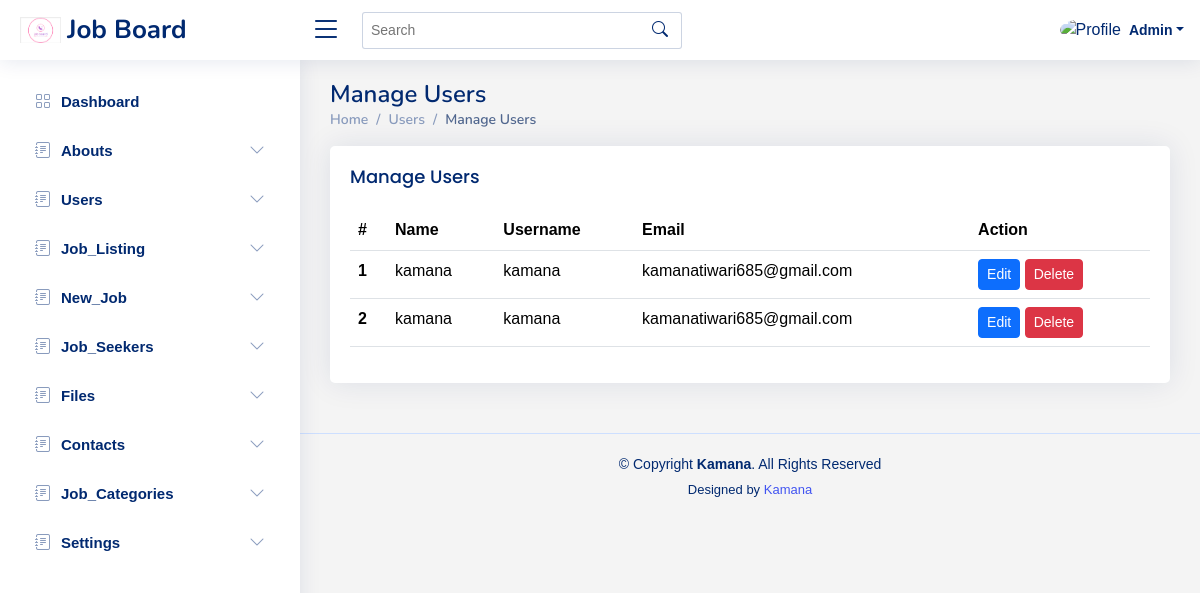
Screenshot of /admin/users/index.php (signed in) with the database file from the repository.
### tables this page shows
CREATE TABLE `users` (
  `id` int(11) NOT NULL,
  `name` varchar(50) NOT NULL,
  `email` varchar(50) NOT NULL,
  `username` varchar(50) NOT NULL,
  `password` text NOT NULL,
  `user_role` varchar(50) NOT NULL,
  `status` int(11) NOT NULL DEFAULT 1,
  `created_at` timestamp NOT NULL DEFAULT current_timestamp(),
  `updated_at` timestamp NOT NULL DEFAULT current_timestamp()
);

### admin/users/index.php (the view, shortened to what this page needs)
<?php require('../includes/header.php'); ?>
<?php require('../includes/navbar.php'); ?>
<?php require('../includes/sidebar.php'); ?>
<main id="main" class="main">
  <div class="pagetitle">
    <h1>Manage Users</h1>
    <nav>
      <ol class="breadcrumb">
        <li class="breadcrumb-item"><a href="index.html">Home</a></li>
        <li class="breadcrumb-item">Users</li>
        <li class="breadcrumb-item active">Manage Users</li>
      </ol>
    </nav>
  </div>
  <section class="section">
    <div class="row">
      <div class="col-lg-12">
        <div class="card">
          <div class="card-body">
            <h5 class="card-title">Manage Users</h5>
            <table class="table">
              <thead>
                <tr>
                  <th scope="col">#</th>
                  <th scope="col">Name</th>
                  <th scope="col">Username</th>
                  <th scope="col">Email</th>
                  <th scope="col">Action</th>
                </tr>
              </thead>
              <tbody>
                <?php
                $select = "SELECT * FROM users";
                $result = mysqli_query($con, $select);
                $i = 0;
                while ($data = mysqli_fetch_array($result)) {
                ?>
                  <tr>
                    <th scope="row"><?php echo ++$i; ?></th>
                    <td><?php echo $data['name']; ?></td>
                    <td><?php echo $data['username']; ?></td>
                    <td><?php echo $data['email']; ?></td>
                    <td>
                      <a class="btn btn-primary btn-sm " href="edit.php?id=<?php echo $data['id']; ?>" role="button">Edit </a>
                      <a class="btn btn-danger btn-sm " onclick="return confirm('Do you want to delete this user??');" href="delete.php?id=<?php echo $data['id']; ?>" role="button">Delete </a>
                    </td>
                  </tr>
                <?php
                }
                ?>
              </tbody>
            </table>
          </div>
        </div>
      </div>
    </div>
  </section>
</main>
<?php require('../includes/footer.php'); ?>

### admin/assets/css/style.css (style rules this page uses)
:root { scroll-behavior: smooth; }
body { font-family: "Open Sans", sans-serif; background: #f6f9ff; color: #444444; }
a { color: #4154f1; text-decoration: none; }
h1, h2, h3, h4, h5, h6 { font-family: "Nunito", sans-serif; }
body { font-family: Arial, sans-serif; margin: 0; background-color: #f4f4f4; }
#main { margin-top: 60px; padding: 20px 30px; transition: all 0.3s; }
.pagetitle { margin-bottom: 10px; }
.pagetitle h1 { font-size: 24px; margin-bottom: 0; font-weight: 600; color: #012970; }
.card { margin-bottom: 30px; border: none; border-radius: 5px; box-shadow: 0px 0 30px rgba(1, 41, 112, 0.1); }
.card-title { padding: 20px 0 15px 0; font-size: 18px; font-weight: 500; color: #012970; font-family: "Poppins", sans-serif; }
.card-body { padding: 0 20px 20px 20px; }
.breadcrumb { font-size: 14px; font-family: "Nunito", sans-serif; color: #899bbd; font-weight: 600; }
.breadcrumb a { color: #899bbd; transition: 0.3s; }
.breadcrumb .breadcrumb-item::before { color: #899bbd; }
.breadcrumb .active { color: #51678f; font-weight: 600; }
@media (min-width: 1200px) { #main, #footer { margin-left: 300px; } }

### rows the page displays
users: name "kamana", username "kamana", email "kamanatiwari685@gmail.com"
users: name "kamana", username "kamana", email "kamanatiwari685@gmail.com"
